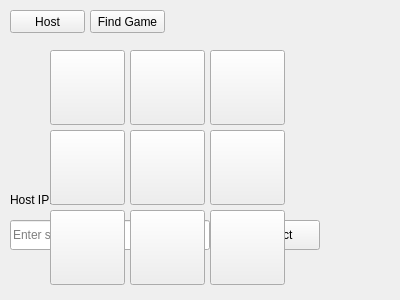
<?xml version="1.0" encoding="UTF-8"?>
<ui version="4.0">
 <class>MainWindow</class>
 <widget class="QMainWindow" name="MainWindow">
  <property name="geometry">
   <rect>
    <x>0</x>
    <y>0</y>
    <width>400</width>
    <height>300</height>
   </rect>
  </property>
  <property name="windowTitle">
   <string>Tic Tac Toe</string>
  </property>
  <widget class="QWidget" name="centralwidget">
   <property name="geometry">
    <rect>
     <x>0</x>
     <y>0</y>
     <width>400</width>
     <height>300</height>
    </rect>
   </property>
   <widget class="QPushButton" name="hostButton">
    <property name="geometry">
     <rect>
      <x>10</x>
      <y>10</y>
      <width>75</width>
      <height>23</height>
     </rect>
    </property>
    <property name="text">
     <string>Host</string>
    </property>
   </widget>
   <widget class="QPushButton" name="findButton">
    <property name="geometry">
     <rect>
      <x>90</x>
      <y>10</y>
      <width>75</width>
      <height>23</height>
     </rect>
    </property>
    <property name="text">
     <string>Find Game</string>
    </property>
   </widget>
   <widget class="QLineEdit" name="serverIpLineEdit">
    <property name="geometry">
     <rect>
      <x>10</x>
      <y>220</y>
      <width>200</width>
      <height>30</height>
     </rect>
    </property>
    <property name="placeholderText">
     <string>Enter server IP</string>
    </property>
   </widget>
   <widget class="QPushButton" name="connectButton">
    <property name="geometry">
     <rect>
      <x>220</x>
      <y>220</y>
      <width>100</width>
      <height>30</height>
     </rect>
    </property>
    <property name="text">
     <string>Connect</string>
    </property>
   </widget>
   <widget class="QLabel" name="hostIpLabel">
    <property name="geometry">
     <rect>
      <x>10</x>
      <y>190</y>
      <width>200</width>
      <height>20</height>
     </rect>
    </property>
    <property name="text">
     <string>Host IP: </string>
    </property>
   </widget>
   <!-- Game board buttons -->
   <widget class="QPushButton" name="button00">
    <property name="geometry">
     <rect>
      <x>50</x>
      <y>50</y>
      <width>75</width>
      <height>75</height>
     </rect>
    </property>
   </widget>
   <widget class="QPushButton" name="button01">
    <property name="geometry">
     <rect>
      <x>130</x>
      <y>50</y>
      <width>75</width>
      <height>75</height>
     </rect>
    </property>
   </widget>
   <widget class="QPushButton" name="button02">
    <property name="geometry">
     <rect>
      <x>210</x>
      <y>50</y>
      <width>75</width>
      <height>75</height>
     </rect>
    </property>
   </widget>
   <widget class="QPushButton" name="button10">
    <property name="geometry">
     <rect>
      <x>50</x>
      <y>130</y>
      <width>75</width>
      <height>75</height>
     </rect>
    </property>
   </widget>
   <widget class="QPushButton" name="button11">
    <property name="geometry">
     <rect>
      <x>130</x>
      <y>130</y>
      <width>75</width>
      <height>75</height>
     </rect>
    </property>
   </widget>
   <widget class="QPushButton" name="button12">
    <property name="geometry">
     <rect>
      <x>210</x>
      <y>130</y>
      <width>75</width>
      <height>75</height>
     </rect>
    </property>
   </widget>
   <widget class="QPushButton" name="button20">
    <property name="geometry">
     <rect>
      <x>50</x>
      <y>210</y>
      <width>75</width>
      <height>75</height>
     </rect>
    </property>
   </widget>
   <widget class="QPushButton" name="button21">
    <property name="geometry">
     <rect>
      <x>130</x>
      <y>210</y>
      <width>75</width>
      <height>75</height>
     </rect>
    </property>
   </widget>
   <widget class="QPushButton" name="button22">
    <property name="geometry">
     <rect>
      <x>210</x>
      <y>210</y>
      <width>75</width>
      <height>75</height>
     </rect>
    </property>
   </widget>
  </widget>
 </widget>
 <resources/>
 <connections/>
</ui>
